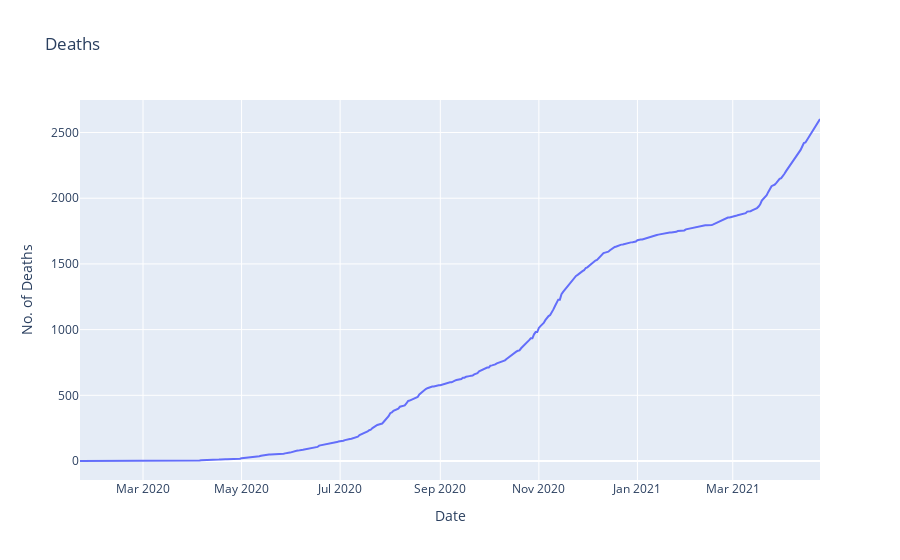

This figure's notebook cell:
### Code cell
# Test plot
fig = px.line(plot1_df, x="Date", y=df7['Kenya'],
              hover_data={"Date"},
              title='Deaths',
              labels={"y": "No. of Deaths"}
              )
fig.show()

### Figure 1 — Plotly figure (JSON) as saved in the notebook; plotly's stock layout.template omitted (floating-point values rounded to 4 significant figures; data arrays with more than 128 entries replaced by an {"elided": "..."} marker saying what was removed)
{"data": [{"hovertemplate": "Date=%{x}<br>No. of Deaths=%{y}<extra></extra>", "legendgroup": "", "line": {"color": "#636efa", "dash": "solid"}, "mode": "lines", "name": "", "orientation": "v", "showlegend": false, "type": "scatter", "x": {"elided": "459 str values"}, "xaxis": "x", "y": {"elided": "459 int values"}, "yaxis": "y"}], "layout": {"legend": {"tracegroupgap": 0}, "title": {"text": "Deaths"}, "xaxis": {"anchor": "y", "domain": [0, 1], "title": {"text": "Date"}}, "yaxis": {"anchor": "x", "domain": [0, 1], "title": {"text": "No. of Deaths"}}}}
